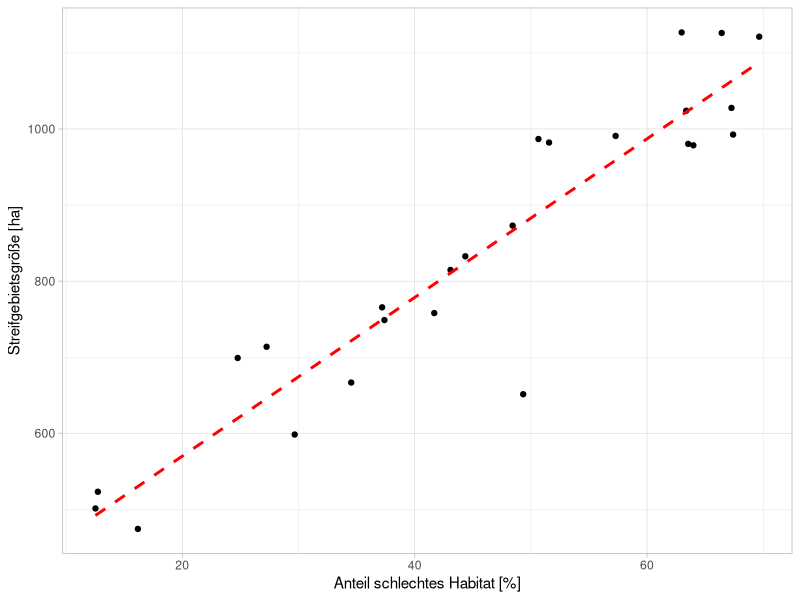
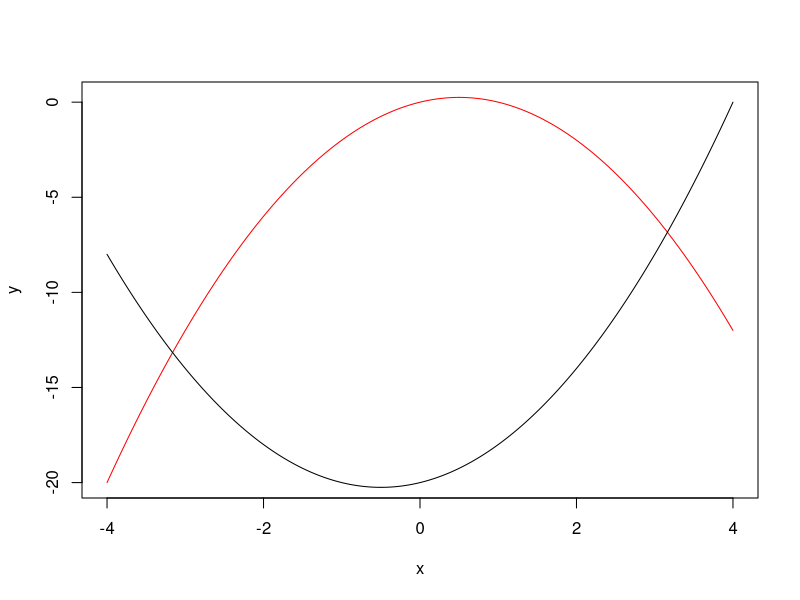

Write R code to recreate these figures, in order.
## ---- chunk 1
#| include: false
library(tidyverse)
library(here)

knitr::opts_chunk$set(
  echo = TRUE,
  warning = FALSE,
  message = FALSE,
  fig.height = 4.5,
  fig.width = 4.5
)
## ---- chunk 2
set.seed(123)
x <- runif(25, 10, 70)
y <- rnorm(25, mean = 400 + 10 * x, 75)
dat <- tibble(x, y)
ggplot(dat, aes(x, y)) + geom_point() +
  geom_smooth(method = "lm", se = FALSE, col = "red", lty = 2) +
  theme_light() + labs(x = "Anteil schlechtes Habitat [%]", 
                       y = "Streifgebietsgröße [ha]")


names(dat) <- c("habitat", "hr_groesse")
## ---- chunk 3
m1 <- lm(hr_groesse ~ habitat, data = dat)
summary(m1)$coef
## ---- chunk 4
x <- seq(-4, 4, by = 0.01)

y <- 1 * x + -1 * x^2
plot(x, y, type = "l", col = "red")
lines(x, -20 + 1 * x + 1 * x^2)
